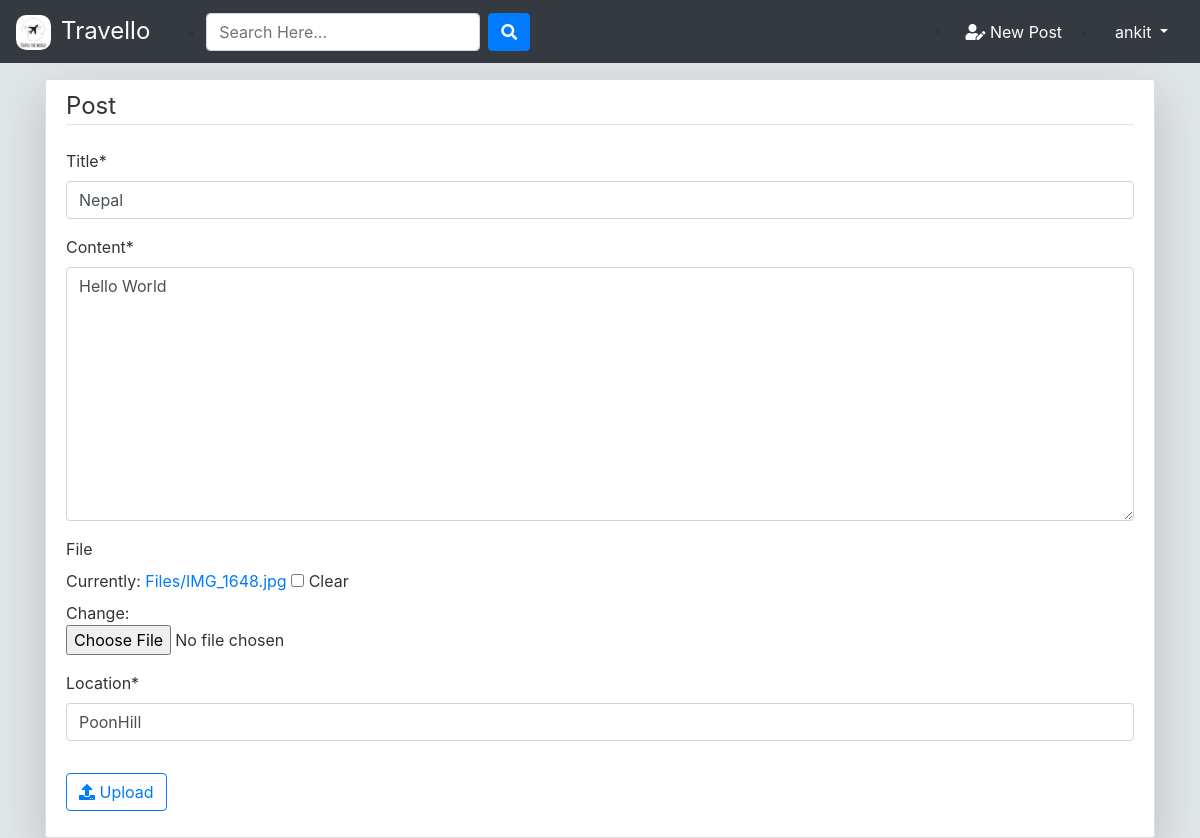
Screenshot of /post/9/update/ (signed in) with the database file from the repository.
### blog/models.py (models this page shows, shortened)
class Post(models.Model):
	title = models.CharField(max_length=100)
	location = models.CharField(max_length=100, default='Unknown')
	file = models.ImageField(null=True,blank=True,upload_to='Files')
	content = models.TextField()
	date_posted = models.DateTimeField(default=timezone.now)
	author = models.ForeignKey(User, on_delete=models.CASCADE)

### blog/views.py (the view, shortened to what this page needs)
# urls.py: path('post/<int:pk>/update/', PostUpdateView.as_view(), name='post-update'),
class PostUpdateView(LoginRequiredMixin, UserPassesTestMixin, UpdateView):
    model = Post
    template_name = 'blog/post_form.html'
    fields = ['title', 'content', 'file', 'location']
    def test_func(self):
        post = self.get_object()
        if self.request.user == post.author:
            return True
        return False

### blog/templates/blog/post_form.html (shortened to what this page needs)
{% extends "blog/base.html" %}
{% load crispy_forms_tags %}
{% block content %}
    <div class="content-section pt-2 mt-3 shadow-lg"  >
          <form action="" method="POST" enctype="multipart/form-data">
              <fieldset class="form-group">
                    <legend class="border-bottom mb-4">
                        Post
                    </legend>
                    {{ form|crispy }}
              </fieldset>
              <div class="form-group">
                  <button class="btn btn-outline-primary" type="submit"><i class="fas fa-upload"></i> Upload</button>
              </div>
          </form>
      </div>
{% endblock content %}

### blog/templates/blog/base.html (shortened to what this page needs)
    {% load static %}
    <!doctype html>
    <html lang="en">
    <head>
        <link rel="stylesheet" href="https://stackpath.bootstrapcdn.com/bootstrap/4.3.1/css/bootstrap.min.css">
        <link rel="stylesheet" href="https://use.fontawesome.com/releases/v5.8.1/css/all.css">
        <link rel="stylesheet" href="{% static 'blog/main.css' %}">
    </head>
    <body>
        <nav class="navbar navbar-expand-lg navbar-dark bg-dark" id = 'navbar'>
            <a class="navbar-brand" id = "nav-head" href="{% url 'blog-home' %}"><img class= 'travel-logo'src="/media/travel-logo.png" alt="">Travello</a>
            <div class="collapse navbar-collapse" id="navbarSupportedContent">
                <ul class="navbar-right">
                    {% if not 'register' in request.path and not 'login' in request.path %}
                        <li class="nav-item">
                            <form id="searchform" action="{% url 'search' %}" method="get" class="form-inline my-2 my-lg-0">
                                <input class="form-control mr-sm-2 custom-search-bar" type="search" name="q" value="{{ request.GET.q }}" placeholder="Search Here...">
                                <button class="btn my-color btn-primary my-2 my-sm-0" type="submit"><i class="fa fa-search"></i></button>
                            </form>
                        </li>
                    {% endif %}
                    {% if user.is_authenticated %}
                    <aside class="user-settings">
                        <li class="nav-item">
                        <a href="{% url 'post-create' %} " class="btn text-white"><i class="fas fa-user-edit"></i> New Post</a>
                        </li>
                        <li class="nav-item dropdown" id = "profile-pic">
                                <div class="nav-link dropdown-toggle" href="#" id="userDropdown" role="button" data-toggle="dropdown" aria-haspopup="true" aria-expanded="false">
                                        {{ user.username }}
                                </div>
                        </li>
                    </aside>
                    {% endif %}
                </ul>
            </div>
        </nav>
        <div class="container my-bg">
            {% block content %}
            {% endblock  %}
        </div>
    </body>
    </html>

### blog/static/blog/main.css (style rules this page uses)
body { background-color: #e0e5e7; color: #333333; margin-top: 0; }
ul { margin: 0; }
.content-section { background: #ffffff; padding: 10px 20px; border: 1px solid #dddddd; border-radius: 3px; margin-top: 10px; }
#userDropdown { color: #ffffff; cursor: pointer; }
.user-settings { display: flex; align-items: center; gap:24px; }
.navbar-right { display: flex; align-items: center; width: 100%; justify-content: space-between; }
.travel-logo { width: 35px; border-radius: 30%; margin-right: 10px; }

### blog/templates/blog/base.html (style rules this page uses)
.navbar-brand { font-size: 1.5rem; }

### rows the page displays
Post: title "Nepal", content "Hello World", location "PoonHill"

### other values shown
{{ user.username }} "ankit"
